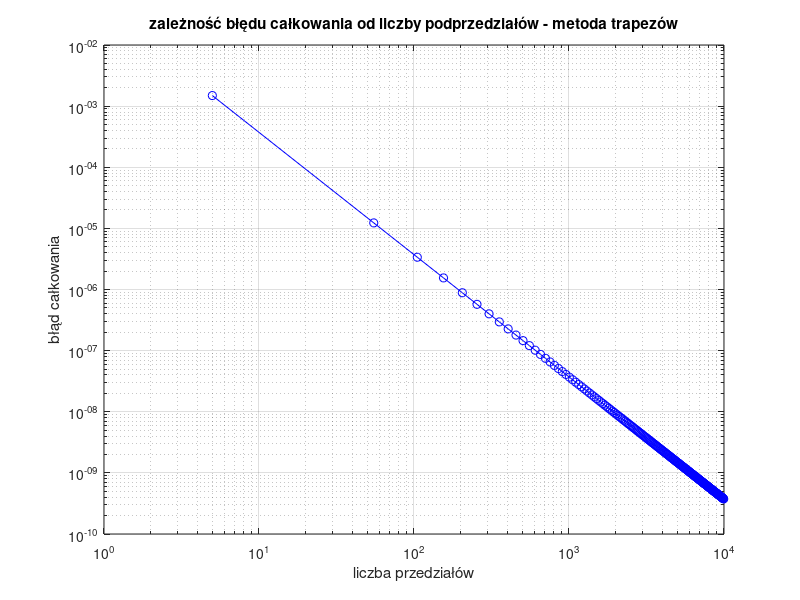

Source code (MATLAB):
function [ft_5, integral_1000, Nt, integration_error] = trapezoidal_rule_accuracy_evaluation()

    % Funkcja służy do numerycznego obliczania całki oznaczonej metodą trapow
    % (wariant z punktem środkowym) z funkcji gęstości prawdopodobieństwa awarii
    % urządzenia elektronicznego. Jej celem jest porównanie dokładności obliczeń
    % w zależności od liczby zastosowanych podprzedziałów całkowania.
    %
    % ft_5 – wartość funkcji gęstości prawdopodobieństwa obliczona dla t = 5.
    %
    % integral_1000 – przybliżona wartość całki oznaczonej na przedziale [0, 5]
    %   wyznaczona metodą prostokątów dla liczby podprzedziałów wynoszącej 1000.
    %
    % integration_error – wektor zawierający błędy bezwzględne numerycznego
    %   wyznaczenia wartości całki oznaczonej. Wartość integration_error(1,i)
    %   oznacza błąd obliczenia całki dla Nt(1,i) podprzedziałów:
    %   integration_error(1, i) = abs(integral_approximation - reference_value),
    %   gdzie reference_value to wzorcowa wartość całki.
    %
    % Nt – wektor wierszowy zawierający liczby podprzedziałów całkowania,
    %   dla których wyznaczane są przybliżenia całki i obliczany jest błąd.

    reference_value = 0.0473612919396179; % wartość wzorcowa całki

    ft_5 = failure_density_function(5); 
    N = 1000; % liczba podprzedziałów całkowania
    x = linspace(0,5,N+1); % liczba punktów = liczba podprzedziałów całkowania + 1
    integral_1000 = trapezoidal_rule(x);

    Nt = 5:50:10^4;
    
        for i = 1:length(Nt)
        x = linspace(0,5,Nt(i)+1);
        integral_approx = trapezoidal_rule(x);
        integration_error(i) = abs(integral_approx - reference_value);
    end
    
    
    figure;
    loglog(Nt, integration_error, "b-o");
    xlabel('liczba przedziałów');
    ylabel('błąd całkowania');
    title('zależność błędu całkowania od liczby podprzedziałów - metoda trapezów');
    grid on;
    

    saveas(gcf, 'zadanie2.png');


end



function integral_approximation = trapezoidal_rule(x)
    % Oblicza przybliżoną wartość całki oznaczonej z funkcji gęstości
    % prawdopodobieństwa (failure_density_function) przy użyciu
    % metody trapezów.
    %
    % x – wektor rosnących wartości określających końce podprzedziałów całkowania.
    %     Dla n-elementowego wektora x zdefiniowanych jest n−1 podprzedziałów
    %     całkowania: [x(1), x(2)], [x(2), x(3)], ..., [x(n−1), x(n)].
    %
    % integral_approximation – przybliżona wartość całki oznaczonej

    n = length(x) - 1; % przedziały

    integral_approximation = 0;
    
    for i = 1:n
        a = x(i);
        b = x(i+1);
        fa = failure_density_function(a); % wartość funkcji na początku przedziału
        fb = failure_density_function(b); 
        width = b - a; 
        integral_approximation = integral_approximation + (fa + fb)/2 * width;
    end
end

function ft = failure_density_function(t)
    % Zwraca wartości funkcji gęstości prawdopodobieństwa wystąpienia awarii
    % urządzenia elektronicznego dla zadanych wartości czasu t.
    %
    % t – wektor wartości czasu (wyrażonych w latach), dla których obliczane
    %   są wartości funkcji gęstości prawdopodobieństwa.
    %
    % ft – wektor zawierający wartości funkcji gęstości prawdopodobieństwa
    %      odpowiadające kolejnym elementom wektora t.
    o = 3;
    u = 10;


    ft = (1/(o*sqrt(2*pi))) * exp(-(t-u)^2 / (2*o^2) ); 
end